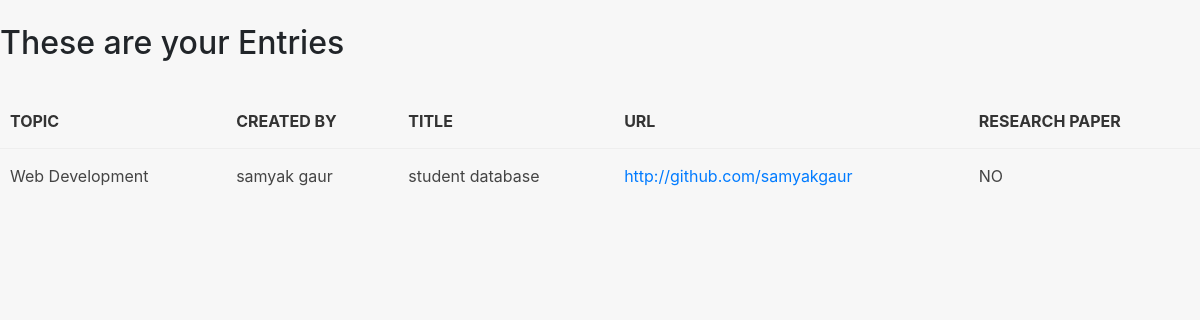
Page /first_app/index1 on the earlier database version.
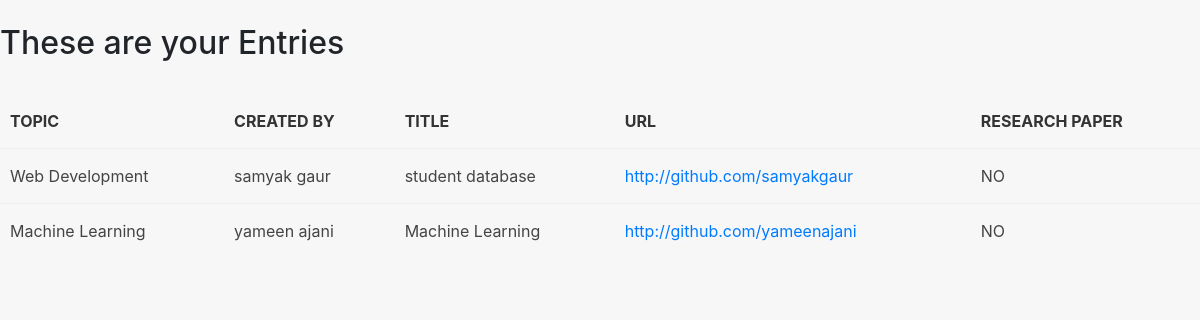
Same page on the later database version.
### first_app/models.py (models this page shows, shortened)
class Entries(models.Model):
    topics = models.ForeignKey(Topic,on_delete=models.PROTECT)
    title = models.CharField(max_length=264, unique=True)
    name = models.CharField(max_length=264,unique=True)
    description = models.TextField(max_length=600, null=True, blank=True)
    url = models.URLField(unique=True)
    start_date = models.DateField()
    end_date = models.DateField()
    year = models.IntegerField(choices=YEARS, default=1)
    department = models.CharField(max_length=100,choices=DEPARTMENTS,default="Computer")
    research_paper = models.CharField(max_length=100,choices=PAPER,default="NO")
    credits = models.IntegerField(null=True, default=0)
    file= models.FileField(upload_to=None,max_length=100,default="NULL")

class Topic(models.Model):
    topic = models.CharField(max_length=264 , unique=True)
    def __str__(self):
        return self.topic

### first_app/views.py (the view)
# urls.py: path('index1',views.index1),
def index1(request):
    entries_display = Entries.objects.order_by('topics')
    index1dict = {'entries_display':entries_display}
    return render(request,'first_app/index.html',context=index1dict)

### templates/first_app/index.html (shortened to what this page needs)
<!DOCTYPE html>
{% load staticfiles %}
<html lang="en">
<head>
    <link rel="stylesheet" href="{% static "css/bootstrap.min.css" %}">
    <link rel="stylesheet" href="{% static "css/main.css" %}">
</head>
<body>
    <br>
    <h2>These are your Entries </h2><br >
    {% if entries_display %}
    <table>
        <th>Topic</th>
        <th>Created By</th>
        <th>Title</th>
        <th>URL</th>
        <th>Research Paper</th>
        {% for acc in entries_display %}
        <tr>
            <td>{{ acc.topics }}</td>
            <td>{{ acc.name }}</td>
            <td>{{ acc.title }}</td>
            <td><a href="{{ acc.url }}">{{ acc.url}}</td>
            <td>{{ acc.research_paper }}</td>
        </tr>
        {% endfor %}
    </table>
    {% else %}
    <p> no access record found</p>
    {% endif %}
</body>
</html>

### static/css/main.css (style rules this page uses)
* { --main-color: #006992; }
body { display: flex; flex-direction: column; background-color: #f7f7f7; min-height: 100vh; }
table { width: 100%; }
td, th { padding: 15px 10px; border-top: 1px solid #eee; color: #444; }
th { border: none; color: #333; text-transform: uppercase; }
td { position: relative; }

Differences in the rows shown:
added Entries: topics "Machine Learning", name "yameen ajani", title "Machine Learning", url "http://github.com/yameenajani", research_paper "NO"
